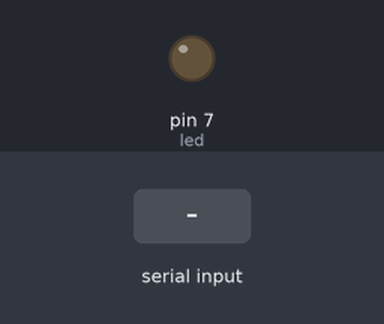
Recording of a sketch running on a simulated Arduino Uno, built with avr-gcc and run on an emulated ATmega328P. Parts: output pins drawn as LEDs (lit = HIGH). Inputs (shaded band) come from the test bench.

Above: at 1.2 s.
1.3 s: "W" received over Serial
At 1.7 s:
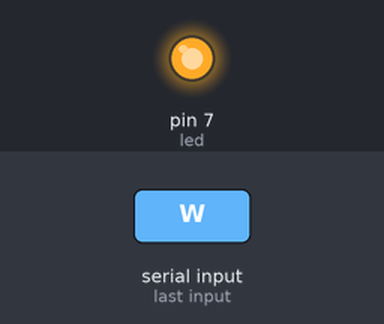
3.8 s: "A" received over Serial
At 6.3 s:
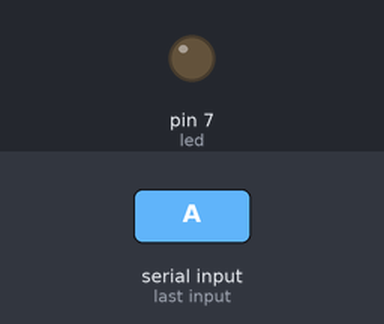
6.8 s: "S" received over Serial
At 7.1 s:
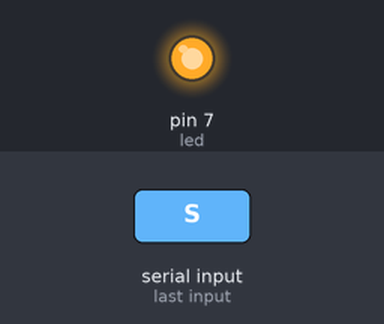
Timing chart, 0 to 11.3 s (numbered marks = the images above; inputs shaded):
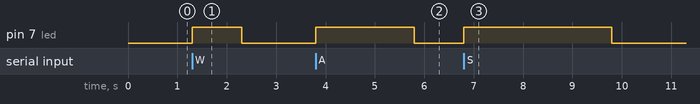

Measured:
- after the input at 1.3 s, pin 7 (led): LOW → HIGH at once, → LOW 1.0 s later
- after the input at 3.8 s, pin 7 (led): LOW → HIGH at once, → LOW 2.0 s later
- after the input at 6.8 s, pin 7 (led): LOW → HIGH at once, → LOW 3.0 s later

The sketch:

Bluetooth_Led.ino
```cpp
// ledim   W----1sn, A----2sn, S----3sn, D----4sn yansın...

int led=7; // ledi 7 nolu pine atadık
char bilgi;

void setup() {
  pinMode(led,OUTPUT);
  Serial.begin(9600);
}

void loop() {
  while(Serial.available()){
    bilgi=Serial.read();
    switch(bilgi){
      case 'W':{
        digitalWrite(led,1);
          delay(1000);
        digitalWrite(led,0);
        break;
      }
      case 'A':{
        digitalWrite(led,1);
          delay(2000);
        digitalWrite(led,0);
        break;
      }
      case 'S':{
        digitalWrite(led,1);
          delay(3000);
        digitalWrite(led,0);
        break;
      }
      case 'D':{
        digitalWrite(led,1);
          delay(4000);
        digitalWrite(led,0);
        break;
      }
    }
  }
}
```
